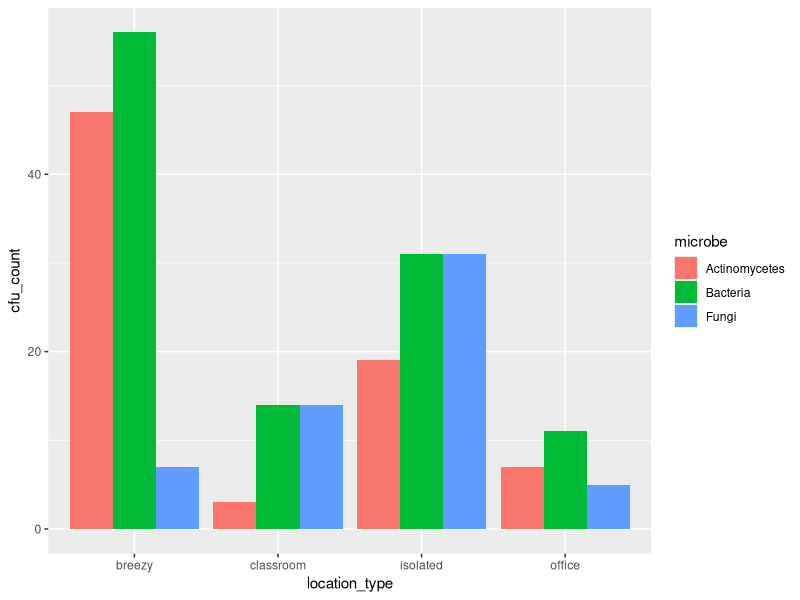

Reproduce this figure in R.
## ---- chunk 1
library(tidyverse)
library(readxl)
## ---- chunk 2
raw_data <- read_excel("./air_class_data.xlsx")
## ---- chunk 3
glimpse(raw_data)
## ---- chunk 4
dep_60_only <- subset(raw_data, raw_data$treatment == "deposition_60")
## ---- chunk 5
#ADD TOTAL_CFU_PLOT CODE HERE
#USE THIS PLOT IN YOUR REPORT



## ---- chunk 6
#ADD TOTAL_CFU_SCATTER PLOT CODE HERE



## ---- chunk 7
#remove all "filter data points
remove_filters <- raw_data[!grepl("filter", raw_data$treatment), ]

#recode deposition times as numeric values
remove_filters <- remove_filters %>% mutate(dep_time = recode(treatment,
                                                        "deposition_0" = 0,
                                                        "deposition_20" = 20,
                                                        "deposition_40" = 40,
                                                        "deposition_60" = 60))

## ---- chunk 8
#ADD DEPOSITION_TIME_SERIES PLOT CODE HERE


## ---- chunk 9
#ADD LOCATION BOXPLOT CODE HERE


## ---- chunk 10
#use pivot_longer to transform data to long format
long_format <- raw_data %>% 
  pivot_longer(cols = c(-group_number, -location, -treatment, -setting, -location_type), 
               names_to = "microbe", values_to = "cfu_count")

## ---- chunk 11
long_format <- long_format[!grepl("total_cfus", long_format$microbe), ]
## ---- chunk 12
#ADD MULTI_BAR CODE HERE
#USE THIS PLOT IN YOUR REPORT



## ---- chunk 13
#change microbe names code

long_format <- long_format %>% mutate(microbe = recode(microbe,
                                                       "total_bacteria" = "Bacteria",
                                                       "total_fungi" = "Fungi",
                                                       "total_actino" = "Actinomycetes"))

## ---- chunk 14
#Use this structure to subset by any treatment (you will need to modify the filter_5 portion as needed)
filter_5_only <- subset(raw_data, raw_data$treatment == "filter_5")

#use this structure to subset by any location (you will need to modify the grad_office portion as needed)
grad_office_only <- subset(long_format, long_format$location == "grad_office")
## ---- chunk 15
#use this format to designate your plot by location_type
long_format %>% ggplot() +
  geom_bar(aes(x = location_type, y = cfu_count, fill = microbe), stat = "identity", position = "dodge")
## ---- chunk 16
#ADD YOUR CODE HERE
#USE THIS PLOT IN YOUR REPORT



